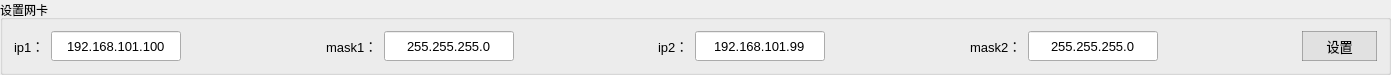
   <widget class="QGroupBox" name="groupBox_4">
    <property name="geometry">
     <rect>
      <x>30</x>
      <y>90</y>
      <width>1391</width>
      <height>71</height>
     </rect>
    </property>
    <property name="title">
     <string>设置网卡</string>
    </property>
    <layout class="QGridLayout" name="gridLayout_4">
     <item row="1" column="0">
      <layout class="QHBoxLayout" name="horizontalLayout_9">
       <item>
        <layout class="QHBoxLayout" name="horizontalLayout_8">
         <item>
          <widget class="QLabel" name="label_ip1">
           <property name="minimumSize">
            <size>
             <width>0</width>
             <height>25</height>
            </size>
           </property>
           <property name="font">
            <font>
             <pointsize>10</pointsize>
            </font>
           </property>
           <property name="text">
            <string>ip1：</string>
           </property>
          </widget>
         </item>
         <item>
          <widget class="QLineEdit" name="lineEdit_ip1">
           <property name="minimumSize">
            <size>
             <width>130</width>
             <height>30</height>
            </size>
           </property>
           <property name="font">
            <font>
             <pointsize>10</pointsize>
            </font>
           </property>
           <property name="text">
            <string>192.168.101.100</string>
           </property>
           <property name="alignment">
            <set>Qt::AlignCenter</set>
           </property>
          </widget>
         </item>
        </layout>
       </item>
       <item>
        <spacer name="horizontalSpacer_9">
         <property name="orientation">
          <enum>Qt::Horizontal</enum>
         </property>
         <property name="sizeHint" stdset="0">
          <size>
           <width>40</width>
           <height>20</height>
          </size>
         </property>
        </spacer>
       </item>
       <item>
        <layout class="QHBoxLayout" name="horizontalLayout_11">
         <item>
          <widget class="QLabel" name="label_mask1">
           <property name="minimumSize">
            <size>
             <width>0</width>
             <height>25</height>
            </size>
           </property>
           <property name="font">
            <font>
             <pointsize>10</pointsize>
            </font>
           </property>
           <property name="text">
            <string>mask1：</string>
           </property>
          </widget>
         </item>
         <item>
          <widget class="QLineEdit" name="lineEdit_mask1">
           <property name="minimumSize">
            <size>
             <width>130</width>
             <height>30</height>
            </size>
           </property>
           <property name="font">
            <font>
             <pointsize>10</pointsize>
            </font>
           </property>
           <property name="text">
            <string>255.255.255.0</string>
           </property>
           <property name="alignment">
            <set>Qt::AlignCenter</set>
           </property>
          </widget>
         </item>
        </layout>
       </item>
       <item>
        <spacer name="horizontalSpacer_10">
         <property name="orientation">
          <enum>Qt::Horizontal</enum>
         </property>
         <property name="sizeHint" stdset="0">
          <size>
           <width>40</width>
           <height>20</height>
          </size>
         </property>
        </spacer>
       </item>
       <item>
        <layout class="QHBoxLayout" name="horizontalLayout_12">
         <item>
          <widget class="QLabel" name="label_ip2">
           <property name="minimumSize">
            <size>
             <width>0</width>
             <height>25</height>
            </size>
           </property>
           <property name="font">
            <font>
             <pointsize>10</pointsize>
            </font>
           </property>
           <property name="text">
            <string>ip2：</string>
           </property>
          </widget>
         </item>
         <item>
          <widget class="QLineEdit" name="lineEdit_ip2">
           <property name="minimumSize">
            <size>
             <width>130</width>
             <height>30</height>
            </size>
           </property>
           <property name="font">
            <font>
             <pointsize>10</pointsize>
            </font>
           </property>
           <property name="text">
            <string>192.168.101.99</string>
           </property>
           <property name="alignment">
            <set>Qt::AlignCenter</set>
           </property>
          </widget>
         </item>
        </layout>
       </item>
       <item>
        <spacer name="horizontalSpacer_11">
         <property name="orientation">
          <enum>Qt::Horizontal</enum>
         </property>
         <property name="sizeHint" stdset="0">
          <size>
           <width>40</width>
           <height>20</height>
          </size>
         </property>
        </spacer>
       </item>
       <item>
        <layout class="QHBoxLayout" name="horizontalLayout_13">
         <item>
          <widget class="QLabel" name="label_mask2">
           <property name="minimumSize">
            <size>
             <width>0</width>
             <height>25</height>
            </size>
           </property>
           <property name="font">
            <font>
             <pointsize>10</pointsize>
            </font>
           </property>
           <property name="text">
            <string>mask2：</string>
           </property>
          </widget>
         </item>
         <item>
          <widget class="QLineEdit" name="lineEdit_mask2">
           <property name="minimumSize">
            <size>
             <width>130</width>
             <height>30</height>
            </size>
           </property>
           <property name="font">
            <font>
             <pointsize>10</pointsize>
            </font>
           </property>
           <property name="text">
            <string>255.255.255.0</string>
           </property>
           <property name="alignment">
            <set>Qt::AlignCenter</set>
           </property>
          </widget>
         </item>
        </layout>
       </item>
       <item>
        <spacer name="horizontalSpacer_12">
         <property name="orientation">
          <enum>Qt::Horizontal</enum>
         </property>
         <property name="sizeHint" stdset="0">
          <size>
           <width>40</width>
           <height>20</height>
          </size>
         </property>
        </spacer>
       </item>
       <item>
        <layout class="QHBoxLayout" name="horizontalLayout_10">
         <item>
          <widget class="QPushButton" name="button_setNICIp">
           <property name="minimumSize">
            <size>
             <width>75</width>
             <height>30</height>
            </size>
           </property>
           <property name="font">
            <font>
             <pointsize>10</pointsize>
            </font>
           </property>
           <property name="styleSheet">
            <string notr="true">QPushButton{
	border-style:solid;
	border-width:1px;
	color: rgb(0, 0, 0);
	background-color: rgba(225, 225, 225);
	border-color:rgba(100, 100, 100, 120);
}

QPushButton:hover{
	color:rgba(0,0,0,200);
	background-color:rgb(240, 248, 248);
	border-color: rgb(0, 150, 250);
}

QPushButton:pressed{
	border-style:inset;
	color:rgba(0,0,0,150);
	background-color: rgba(225, 225, 225);
	border-color: rgba(0, 163, 245);
}</string>
           </property>
           <property name="text">
            <string>设置</string>
           </property>
          </widget>
         </item>
        </layout>
       </item>
      </layout>
     </item>
    </layout>
   </widget>
